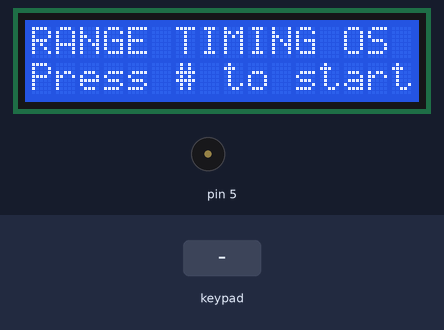
The sketch below on a simulated Arduino Uno, built with avr-gcc and run on an emulated ATmega328P. On the bench: 16×2 character LCD, buzzer (waves = sounding). The test bench sets the inputs (shaded band).

Above: at 1.2 s.
1.3 s: key '#' pressed
At 2.2 s:
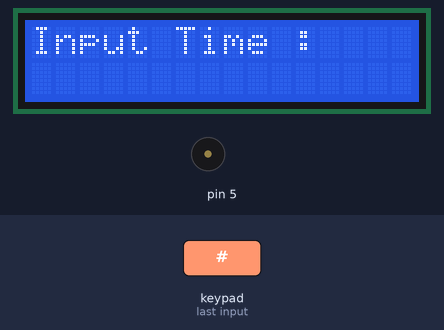
2.8 s: keypad keys 1 4 1 5 1 6 1 7 # pressed 0.4 s apart
At 6.5 s:
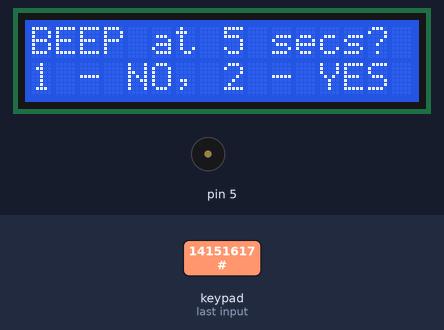
7.9 s: keypad keys 1 8 1 9 2 0 # pressed 0.4 s apart
At 9.4 s:
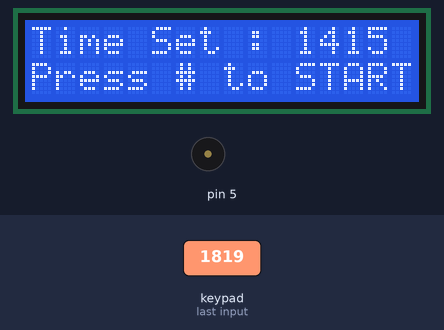
13.7 s: key '*' pressed
At 15.7 s:
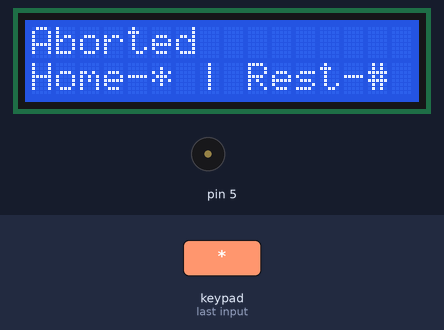
Timing chart, 0 to 17.2 s (numbered marks = the images above; inputs shaded):
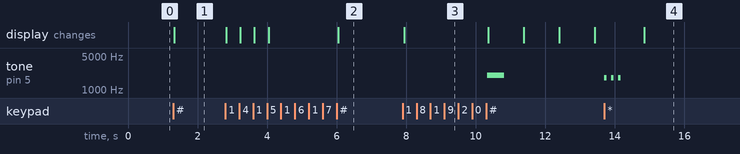

Measured:
- after the input at 1.3 s, the display: changes at once (image 1)
- after the input at 2.8 s, the display: first changes at once (image 2 shows a later state)
- after the input at 7.9 s, tone on pin 5: silent → 2000 Hz after 2.4 s, → silent 0.50 s later; the display: changes after 0.05 s (image 3)
- after the input at 13.7 s, tone on pin 5: alternates 1800 Hz for 0.07 s and silent for 0.13 s, 6 changes in all, then stays silent, starting at once; the display: changes after 1.1 s (image 4)

The sketch:

RangeOS.ino
```cpp
/* RangeTimingOS. System
 * Roy H ver 0.1
 */
// Library Declarations
#include <Keypad.h>
#include <Adafruit_CharacterOLED.h>//include the OLED library
#include <Shifter.h>


//-------KEYPAD SETUP--------------------------------------------------------------------------
const byte ROWS = 4; // Four rows
const byte COLS = 3; // Three columns
// Define the Keymap
char keys[ROWS][COLS] = {
  {
    '1','2','3'            }
  ,
  {
    '4','5','6'            }
  ,
  {
    '7','8','9'            }
  ,
  {
    '*','0','#'            }
};
// Connect keypad ROW0, ROW1, ROW2 and ROW3 to these Arduino pins.
byte rowPins[ROWS] = {
  14, 15, 16, 17}; //connect to the row pinouts of the keypad
byte colPins[COLS] = {
  18, 19, 20}; //connect to the column pinouts of the keypad
// Create the Keypad
Keypad kpd = Keypad( makeKeymap(keys), rowPins, colPins, ROWS, COLS );
//---------------------------------------------------------------------------------------------

//------OLEDSETUP------------------------------------------------------------------------------

Adafruit_CharacterOLED lcd(6, 7, 8, 9, 10, 11, 12);

//---------------------------------------------------------------------------------------------

// Shifter Setup

Shifter shifter(2, 2, 3, 4);  //Setup Shifter instance with number of digits and pin numbers


void setup()
{
  // initialize serial communication at 9600 bits per second:
  Serial.begin(9600);
  shifter.clear();

  lcd.begin(16, 2);// Initialize the LCD with 16 characters and 2 lines

}


//list of screens
int HOME_SCREEN = 1;
int INPUT_ARROWTIME = 2;
int CONFIRM_SCREEN = 3;
int MAINTIMER =4;
int COMPLETE_SCREEN = 5;
int ABORT_SCREEN = 6;
int BEEP_SCREEN = 7;
int LEAD_IN = 8;

int state = HOME_SCREEN; //setting the initial state
String input = "";
String currentKey = "";
boolean beep;


void loop()
{

  while(state == HOME_SCREEN) {
    homeScreen(); // loads boot screen
    switch (keyPress()) {
      case('#') :
      state = INPUT_ARROWTIME;
      lcd.clear();

    }
  }

  while(state == INPUT_ARROWTIME) {   //Serial.println("test");
    displayLines("Input Time : ", input);
    if (KeyCheck() == 'n') {
      //get current key
      //Serial.println(currentKey);
      if (input.length() < 4) {
        input = input += currentKey;
        displayLines("Input Time : ", input);
      }
    }


    if (currentKey == "*") {
      input = input.substring(0, input.length() - 1);
      displayLines("Input Time : ", input);
    }

    // Case if currentKey is #!
    if (currentKey == "#") {

      if (input == "") {
        displayLines("WARNING", "Input a Number!!");
        delay(1000);

      }
      else {

        state = BEEP_SCREEN;
        lcd.clear();

      }

    }

  }

  while(state == BEEP_SCREEN) {
    displayLines("BEEP at 5 secs?" ,"1 - NO, 2 - YES");


    switch(KeyCheck()) {
      case('*') :
      state = INPUT_ARROWTIME;
      break;

      case('n') :
      if (currentKey == "1") {
        beep = false;
        state = CONFIRM_SCREEN;
      }
      else if (currentKey == "2") {
        beep = true;
        state = CONFIRM_SCREEN;
      }
      break;

    }


  }


  while(state == CONFIRM_SCREEN) {
    displayLines("Time Set : " + input,"Press # to START");


    switch(KeyCheck()) {
      case('*') :
      state = BEEP_SCREEN;
      break;
      case('#') :
      state = LEAD_IN;
      break;
    }

  }

  while(state == LEAD_IN) {
     leadinSeq(10,6,MAINTIMER);

  }

  while(state == MAINTIMER) {
    //displayLines("test","");


    timerSeq(input.toInt(),beep,6,5);


  }

  while(state==COMPLETE_SCREEN) {
    displayLines("End Complete","Home-* | Rest-#");
    switch(KeyCheck()) {
      case('*'):
      state = HOME_SCREEN;
      break;
      case('#'):
      state = LEAD_IN;
      break;
    }

  }

  while(state==ABORT_SCREEN) {
    displayLines("Aborted","Home-* | Rest-#");
    switch(KeyCheck()) {
      case('*'):
      state = HOME_SCREEN;
      break;
      case('#'):
      state = LEAD_IN;
      break;
    }

  }
  // resets current key at every loop.
  currentKey == "";
}


// METHODS

void homeScreen() { // Load Bootscreen Method

  lcd.setCursor(0,0);
  lcd.print("RANGE TIMING OS");
  lcd.setCursor(0,1);
  lcd.print("Press # to start");

}


char keyPress() {
  char key = kpd.getKey();
  return key;
}


char KeyCheck() {
  char key = kpd.getKey();
  currentKey = (String) key;
  switch (key){
  case '0' :
  case '1' :
  case '2' :
  case '3' :
  case '4' :
  case '5' :
  case '6' :
  case '7' :
  case '8' :
  case '9':
    return 'n';
    break;
  case '*':
    return '*';
    break;
  case '#':
    return '#';
    break;
  }

}

void displayLines(String line1, String line2) {


  //appends whitespace
  while (line1.length() <= 16) {
    line1 = line1 += " ";
  }

  while (line2.length() <= 16) {
    line2 = line2 += " ";
  }

  lcd.setCursor(0,0);
  lcd.print(line1);
  lcd.setCursor(0,1);
  lcd.print(line2);

}


void timerSeq(int time, boolean beep, int abortState, int completeState) {
  for(int i = time; i >= 0;i--){

    //display code
    displayLines("SHOOTING TIME", (String) i);
    shifter.display(i);


    // check if less than 5
    if(i <= 5 && i != 0 && beep == true) {
      tone(5,2028,70);

    }
    else {
      if(i == 0){
        for(int j = 1; j <= 3; j++) {
          tone(5,2028,70);
          delay(200);

        }
        state = completeState;
      }


    }


    // poling loop delay.
    for(int z = 0; z <= 455; z++) {
      if(KeyCheck() == '*') {
        i = 0;
        state = abortState;
        tone(5,1800,70);
        delay(200);
        tone(5,1800,70);
        delay(200);
        tone(5,1800,70);

      }

      delay(2);

    }
  }

}

void leadinSeq(int time, int abortState, int completeState) {
  tone(5,2000,500);
  for(int i = time; i >= 0;i--){

    //display code
    displayLines("Lead in", (String) i);
    shifter.display(i);


    if(i == 0){

        tone(5,1900,70);
        delay(200);
        tone(5,1900,70);

      state = completeState;
    } else {
    // Polling Loop delay
    for(int z = 0; z <= 455; z++) {
      if(KeyCheck() == '*') {
        i = 0;
        state = abortState;
        tone(5,1800,70);
        delay(200);
        tone(5,1800,70);
        delay(200);
        tone(5,1800,70);

      }

      delay(2);

    }
    }


  }


}
```
